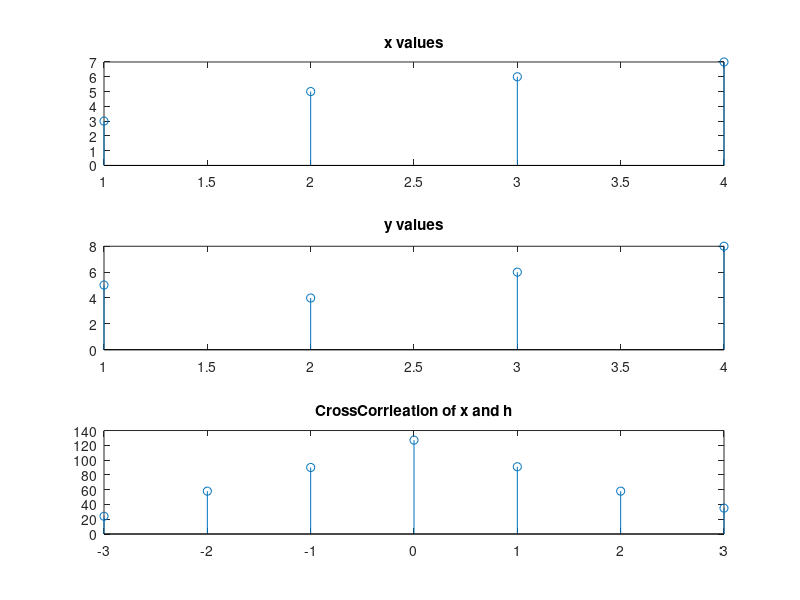

Write the MATLAB code that produced this figure.
clc
clear all
close all
x=[3 5 6 7];
n1=0:1:3;
h=[5 4 6 8];
n2=0:1:3;
n2=-fliplr(n2);
subplot(3,1,1) 
stem(x)
title('x values')
subplot(3,1,2) 
stem(h) 
title('y values')
z=[];
u=fliplr(h);
for i=1:length(x)
    g=u.*x(i);
    z=[z;g];
end
[r c]=size(z);
k=r+c;
t=2;
y=[];
cd=0;
while(t<=k)
    for i=1:r
        for j=1:c
            if((i+j)==t)
               cd=cd+z(i,j);
            end
        end
    end
    t=t+1;
    y=[y cd];
    cd=0;
end
nl=min(n1)+min(n2);
nh=max(n1)+max(n2);
t=nl:1:nh;
subplot(3,1,3)  
stem(t,y);
title('CrossCorrleation of x and h')
